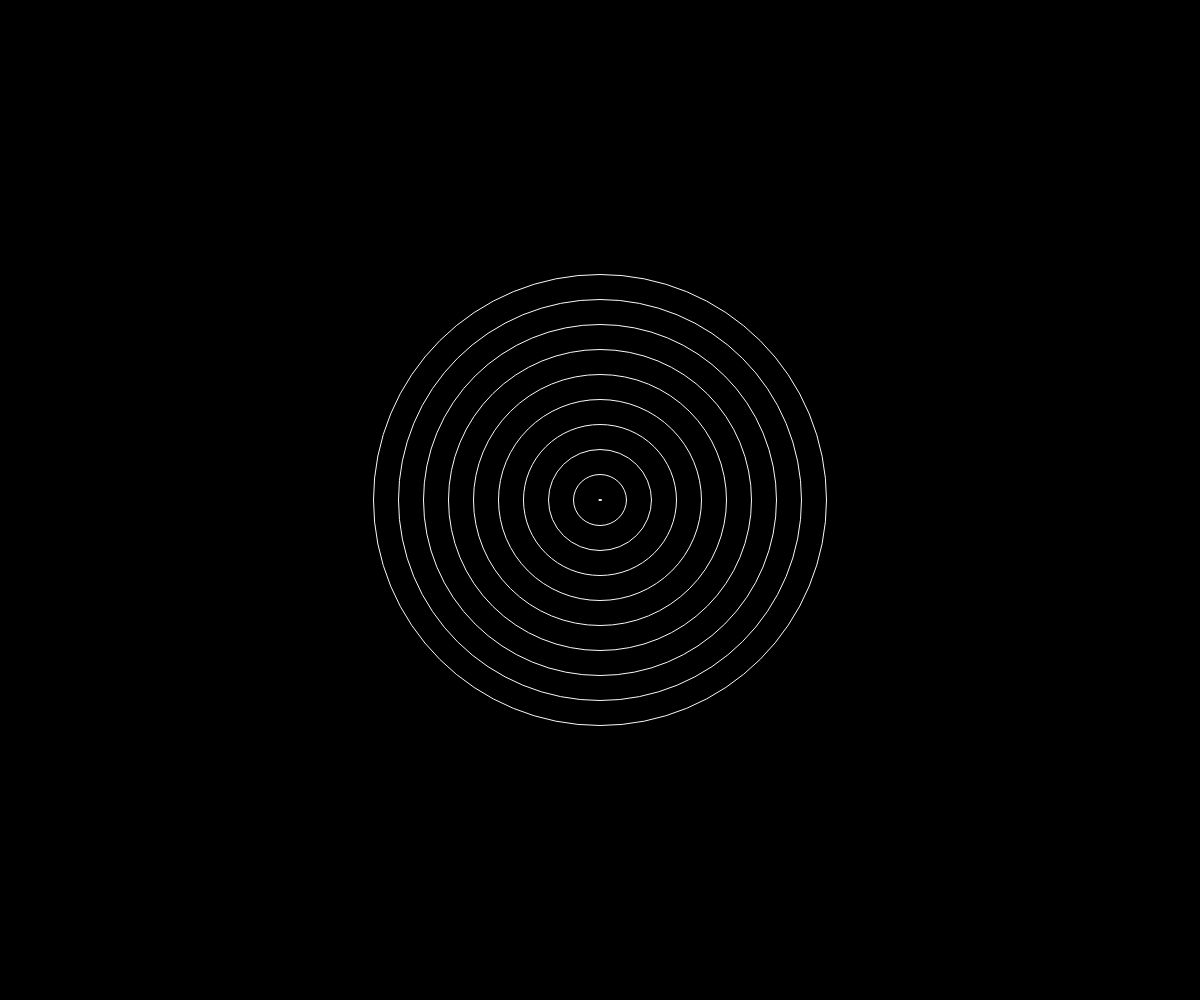
Frame 1 (no input)
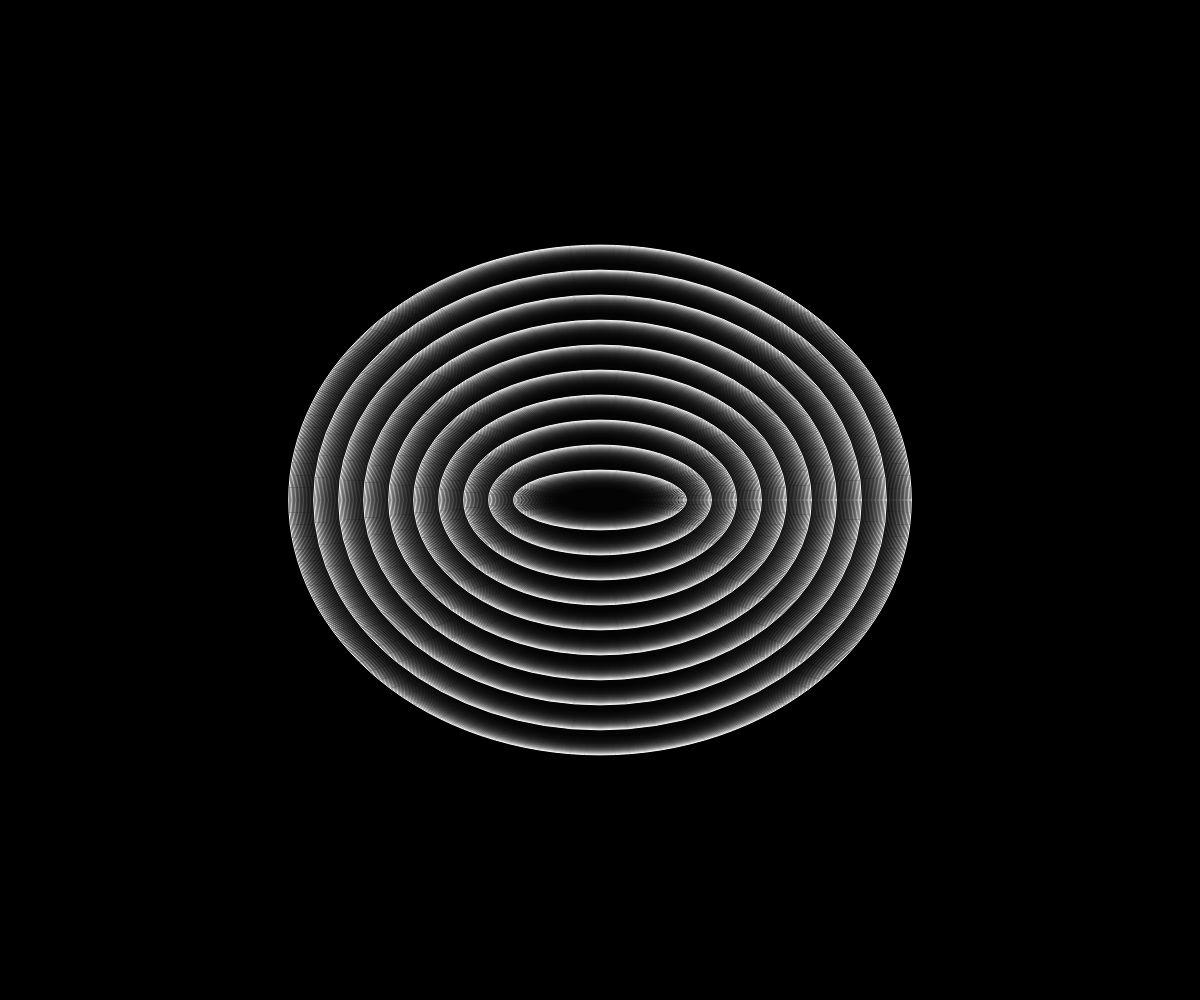
Frame 60 (no input)
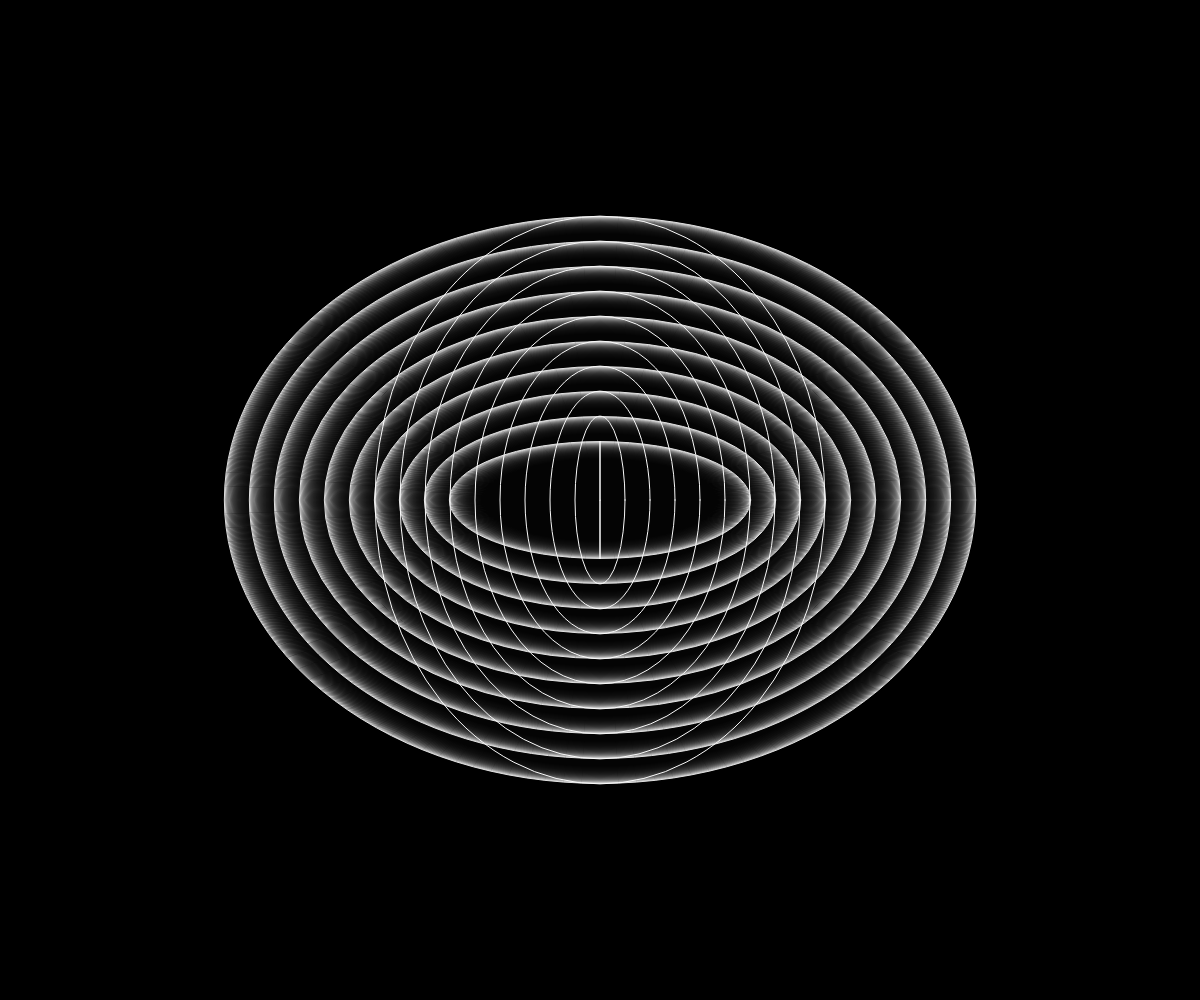
Frame 120 (the mouse pressed at the canvas centre since frame 60)

The p5.js sketch that drew these frames (run headless with seeded random() and noise() and a simulated clock; from frame 60 on, the mouse is pressed at the canvas centre):

// p5.js sketch
// ── sketch.js
a=0; 
diametro=10
numeroCirculos=10;
espaco=50;
diametros = [];


function setup() {
  
  createCanvas(windowWidth, windowHeight);
  colorMode(RGB);
  background(0);
  for (let i = 0; i < 360; i++) {
  diametros[i]=sin(i/360)*360;
  }


}

function draw() {
  
  background("rgba(0,0,0,0.1)"); 
  a++;
  fill("rgba(0, 0, 0, 0)");

  stroke("rgba(250, 250, 250, 1)");

for (let i = 0; i < numeroCirculos; i++) {
  ellipse(windowWidth/2,windowHeight/2, diametros[a*3%360]+i*espaco,  diametros[a%360]+i*espaco);
}
   
} 
